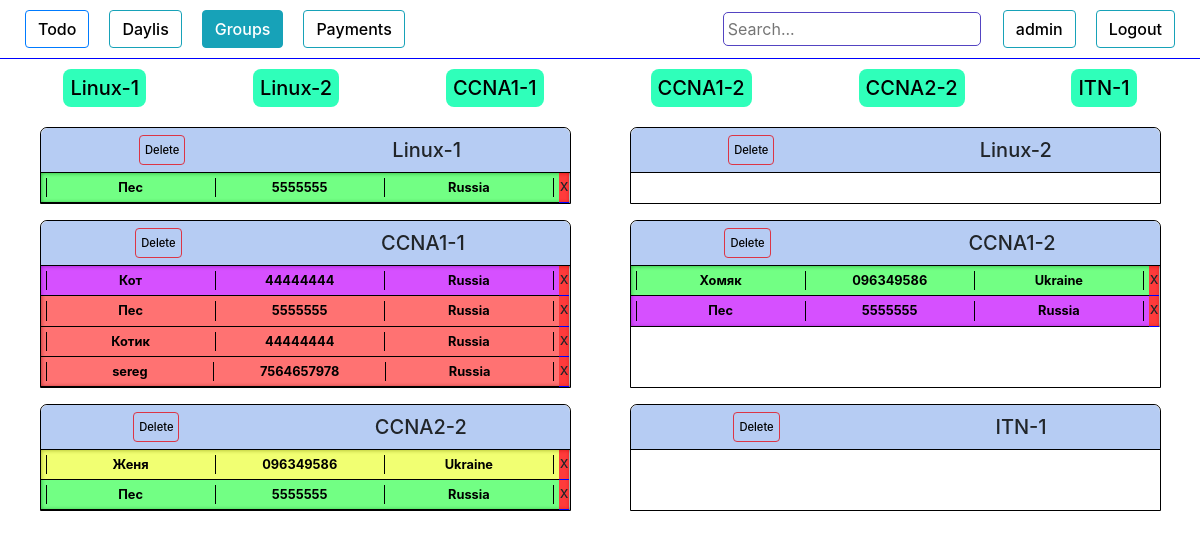
/groups/ (signed in), run on an earlier commit of the app's database.
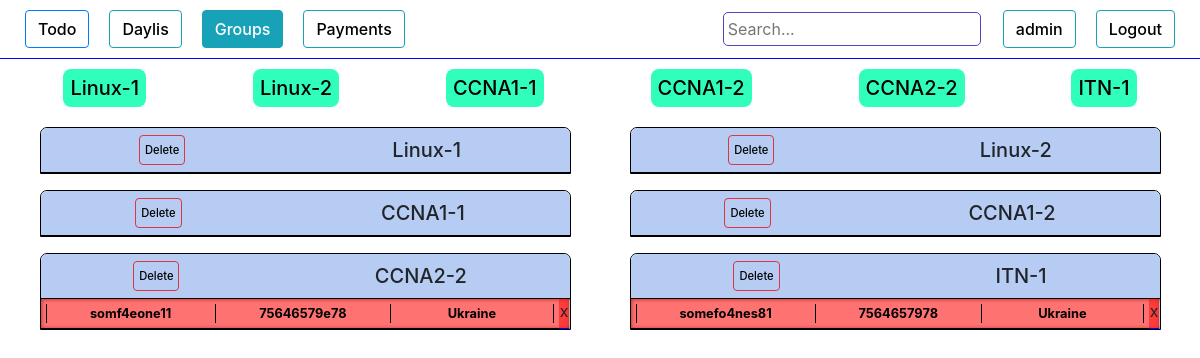
And on a later commit of the database.
### authorization/models.py (models this page shows, shortened)
class Group(models.Model):
    name            = models.CharField(max_length=100, blank=True)
    created_date    = models.DateTimeField(blank=True, null=True)
    course          = models.ForeignKey(Course, on_delete=models.DO_NOTHING, null=True)
    active          = models.BooleanField(default=True)
    time_start      = models.DateTimeField(blank=True, null=True)
    time_end        = models.DateTimeField(blank=True, null=True)
    def __str__(self):
        return self.name
    def get_related(self):
        li = People.objects.filter(group = self)
        return li
    def is_active(self):
        return self.active

class People(models.Model):
    add_date        = models.DateTimeField(blank=True, null=True)
    name            = models.CharField(max_length=100, blank=True)
    phone           = models.CharField(max_length=100, blank=True)
    email           = models.CharField(max_length=100, blank=True)
    course          = models.ForeignKey(Course, on_delete=models.DO_NOTHING)
    country         = models.CharField(max_length=100, blank=True)
    university      = models.CharField(max_length=100, blank=True)
    work            = models.CharField(max_length=100, blank=True)
    where_from      = models.CharField(max_length=100, blank=True)
    ip              = models.CharField(max_length=100, blank=True)
    currency        = models.CharField(max_length=100, blank=True)
    course_price    = models.IntegerField(blank=True, null=True)
    comments        = models.TextField(blank=True)
    wishes          = models.TextField(blank=True)
    callback_time   = models.DateTimeField(blank=True, null=True)
    group           = models.ForeignKey(Group, on_delete=models.DO_NOTHING, null=True, blank=True)
    request_status  = models.CharField(max_length=100, blank=True)
    need_confirm  = models.BooleanField(blank=True, null=True)
    first_payment_date   = models.DateTimeField(blank=True, null=True)
    full_payment_date  = models.DateTimeField(blank=True, null=True)
    payment_history = models.TextField(blank=True)
    total_payment   = models.IntegerField(blank=True, null=True)
    obligation      = models.IntegerField(blank=True, null=True)
    def call_status(self):
        if self.request_status != 'перезвонить':
            return False
        else :
            return True
    def is_full_payed(self):
        return (self.request_status == 'оплачено')
    def is_particaly_payed(self):
        return (self.request_status == 'оплачено частично')
    def is_not_payed(self):
        return (self.request_status == 'ожидаем оплату')
    def is_need_confirm(self):
        return (self.need_confirm)
    def is_not_deleted(self):
        return (self.request_status != "удален")

### authorization/views.py (the view)
# urls.py: path('groups/', views.groups, name='groups'),
@login_required
def groups(request):
    if request.method == 'POST':
        n_form = UserUpdateForm(request.POST, instance=request.user)
        if n_form.is_valid():
            n_form.save()
            messages.success(request, f'Data has been updated!')
            return redirect('staff')
        else:
            messages.warning(request, f'Something wrong, maybe this name is allready taken')
            return redirect('staff')
    else:
        n_form = UserUpdateForm(instance=request.user)
        li = set(Group.objects.all())
        context = {
        "n_form":n_form,
        "li":li,
        }
        return render(request,"groups.html",context)

### authorization/forms.py
class UserUpdateForm(forms.ModelForm):
    class Meta:
        model = User
        fields = ['username',]

### authorization/models.py (called while the page is built)
    def __str__(self):
        return self.name

### authorization/templates/groups.html (shortened to what the changed rows need)
{% load crispy_forms_tags %}
<!DOCTYPE html>
<html lang="en">
<head>
    <link rel="stylesheet" href="https://stackpath.bootstrapcdn.com/bootstrap/4.4.1/css/bootstrap.min.css">
    {% load staticfiles %}
    <link rel="stylesheet" href="{% static 'style.css' %}" type="text/css">
</head>
<body>
    <div class="content ">
        <div class="new_tables">
            <div class="groups_list">
                {% if li %}
                    {% for list_items in li %}{% if list_items.is_active %}
                            <a href="#{{ list_items }}"><h5>{{ list_items }}</h5></a>
                    {% endif %}{% endfor %}
                {% endif %}
            </div>
            {% if li %}
                <div class="table_groups">
                {% for list_items in li %}{% if list_items.is_active %}
                    <div class="table_group table show" id="{{ list_items }}" >
                        <div class="table_header " >
                            <button class="btn btn-outline-danger gr-del-btn" type="button" data-toggle="collapse" data-target="#ConfirmationFieldDel{{list_items.id}}" aria-expanded="false" >Delete</button>
                            <h5>{{ list_items }}</h5>
                        </div>
                        <div class="table_content table_content_groups show" id='table_content'>
                        {% for item in list_items.get_related %}{% if item.is_not_deleted %}
                            <div class="item groups_item">
                                <a class="gr-a gr-p" style="width: 98%;" href="{% url 'item_groups_update' item.id %}" target="_blank" onClick="popupWin = window.open(this.href, 'Window', 'location,width=720,height=800,top=200,left=300'); popupWin.focus(); return false;">
                                    <div class="item_header" data-toggle="collapse" data-target="#item_description"
                                    {% if item.is_need_confirm %} style="background-color: rgba(195, 0, 255, 0.685);" {% endif %}
                                    {% if item.is_full_payed %} style="background-color: rgba(0, 255, 34, 0.554);" {% endif %}
                                    {% if item.is_particaly_payed %} style="background-color: rgba(229, 255, 0, 0.554);" {% endif %}
                                    {% if item.is_not_payed %} style="background-color: rgba(255, 0, 0, 0.554);" {% endif %}>
                                        <table class="item_info_table" style="width:100%">
                                            <tr>
                                            <th><div class="name">{{item.name}}</div></th>
                                            <th><div class="phone">{{item.phone}}</div></th>
                                            <th><div class="country">{{item.country}}</div></th>
                                            </tr>
                                        </table>
                                    </div>
                                </a>
                                <span style="width: 2%;" id="del_btn" type="button" data-toggle="collapse" data-target="#ConfirmationFieldDel{{item.id}}" aria-expanded="false" >x</span>
                            </div>
                            {% endif %}
                        {% endfor %}
                        </div>
                    </div>
                    {% endif %}
                    {% endfor %}
                </div>
            {% else %}
                <h3 style="text-align: center;">Still no tables or something wrong</h3>
            {% endif %}
        </div>
    </div>
</body>
</html>

What changed in the data, as far as the page shows it:
removed People: name "Пес", phone "5555555", country "Russia", shown under Group "Linux-1"
removed People: name "Кот", phone "44444444", country "Russia", shown under Group "CCNA1-1"
removed People: name "Пес", phone "5555555", country "Russia", shown under Group "CCNA1-1"
removed People: name "Котик", phone "44444444", country "Russia", shown under Group "CCNA1-1"
removed People: name "sereg", phone "7564657978", country "Russia", shown under Group "CCNA1-1"
removed People: name "Хомяк", phone "096349586", country "Ukraine", shown under Group "CCNA1-2"
removed People: name "Пес", phone "5555555", country "Russia", shown under Group "CCNA1-2"
removed People: name "Женя", phone "096349586", country "Ukraine", shown under Group "CCNA2-2"
removed People: name "Пес", phone "5555555", country "Russia", shown under Group "CCNA2-2"
added People: name "somf4eone11", phone "75646579e78", country "Ukraine", shown under Group "CCNA2-2"
added People: name "somefo4nes81", phone "7564657978", country "Ukraine", shown under Group "ITN-1"
